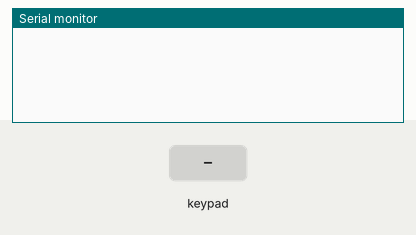
A sketch run on a simulated Arduino Mega 2560, built with avr-gcc and run on an emulated ATmega2560. Parts: the last lines printed to the serial monitor. Inputs (shaded band) come from the test bench.

Above: at 1.2 s.
1.3 s: key '1' pressed
At 2.0 s:
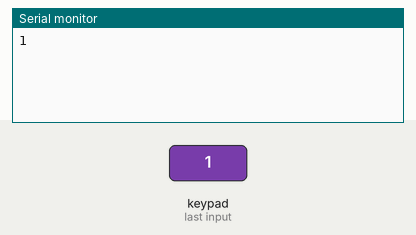
2.8 s: keypad keys 1 4 1 2 1 1 9 # pressed 0.4 s apart
At 6.6 s:
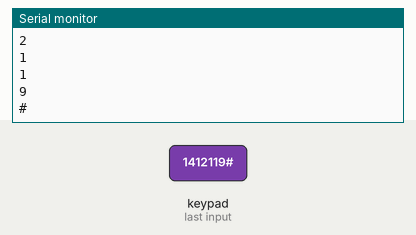
7.5 s: key 'A' pressed
At 8.0 s:
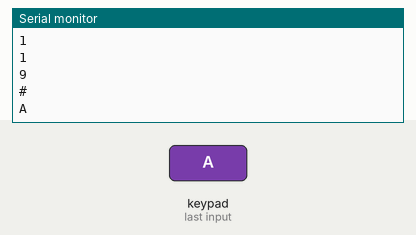
9.0 s: keypad keys 1 4 1 2 1 1 9 * pressed 0.4 s apart
At 12.6 s:
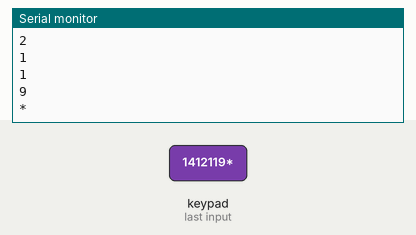
13.7 s: key 'B' pressed
At 14.9 s:
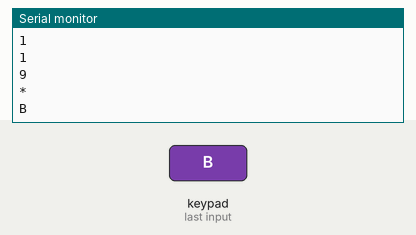
15.2 s: keypad keys 1 4 1 2 1 1 9 D pressed 0.4 s apart
At 19.5 s:
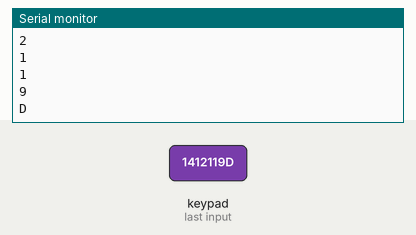
Timing chart, 0 to 20.9 s (numbered marks = the images above; inputs shaded):
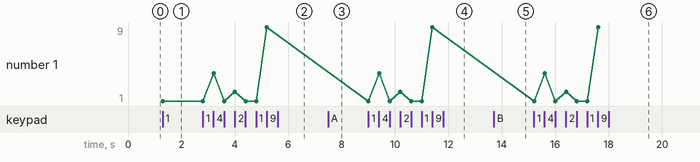

Measured:
- after the input at 1.3 s, the serial monitor: prints a new line at once (image 1)
- after the input at 2.8 s, the serial monitor: prints a new line after 0.41 s (image 2)
- after the input at 7.5 s, the serial monitor: prints a new line at once (image 3)
- after the input at 9.0 s, the serial monitor: prints a new line at once (image 4)
- after the input at 13.7 s, the serial monitor: prints a new line at once (image 5)
- after the input at 15.2 s, the serial monitor: prints a new line at once (image 6)
- plotted number 1: 1 → 9 after the input at 2.8 s

The sketch:

keypad.ino
```cpp
#include <Keypad.h>

// Define the number of rows and columns for the 4x4 keypad
const byte ROWS = 4;
const byte COLS = 4;

// Define the symbols on the buttons of the keypad
char keys[ROWS][COLS] = {
  {'1','2','3','A'},
  {'4','5','6','B'},
  {'7','8','9','C'},
  {'*','0','#','D'}
};

// Connect keypad rows and columns to these Arduino pins
byte rowPins[ROWS] = {14, 12, 11, 9}; // Rows connected to Arduino pins
byte colPins[COLS] = {45, 41, 34, 21}; // Columns connected to Arduino pins

// Initialize the Keypad library with the row and column pin configuration
Keypad keypad = Keypad(makeKeymap(keys), rowPins, colPins, ROWS, COLS);

void setup() {
  Serial.begin(9600);  // Begin serial communication
}

void loop() {
  char key = keypad.getKey();  // Get the key pressed on the keypad

  if (key) {  // If a key is pressed, print it to the serial monitor
    Serial.println(key);
  }
}
```
